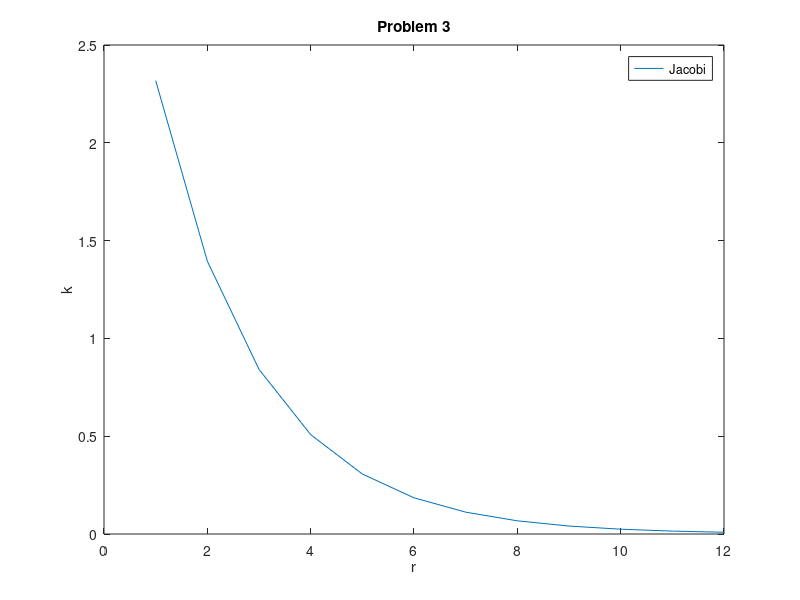

Write MATLAB code to recreate this figure.
L = [0,0,0,0,0,0;-1,0,0,0,0,0;0,-1,0,0,0,0;-1,0,0,0,0,0;0,-1,0,-1,0,0;0,0,-1,0,-1,0];
U = [0,-1,0,-1,0,0;0,0,-1,0,-1,0;0,0,0,0,0,-1;0,0,0,0,-1,0;0,0,0,0,0,-1;0,0,0,0,0,0];
D = [4,0,0,0,0,0;0,4,0,0,0,0;0,0,4,0,0,0;0,0,0,4,0,0;0,0,0,0,4,0;0,0,0,0,0,4];
A = L + D + U;
N = 1000;
r = 0.01;
b = transpose([2,1,2,2,1,2]);
 
%Jacobi
x = cell(N+1);
x{1} = transpose([0,0,0,0,0,0]);
k=1;
T = -inv(D)*(L+U);
g = inv(D)*b;
norm = [];
while k <= N
    x{k+1} = T*x{k} + g;
    residualvector = b - A * x{k+1};
    norm(k) = sqrt(sum(residualvector.^2));
    if norm(k) <= r
        break;
    else
        k = k + 1;
    end
end
plot((1:k), norm, 'DisplayName','Jacobi')
hold on
legend
title('Problem 3')
xlabel('r')
ylabel('k')